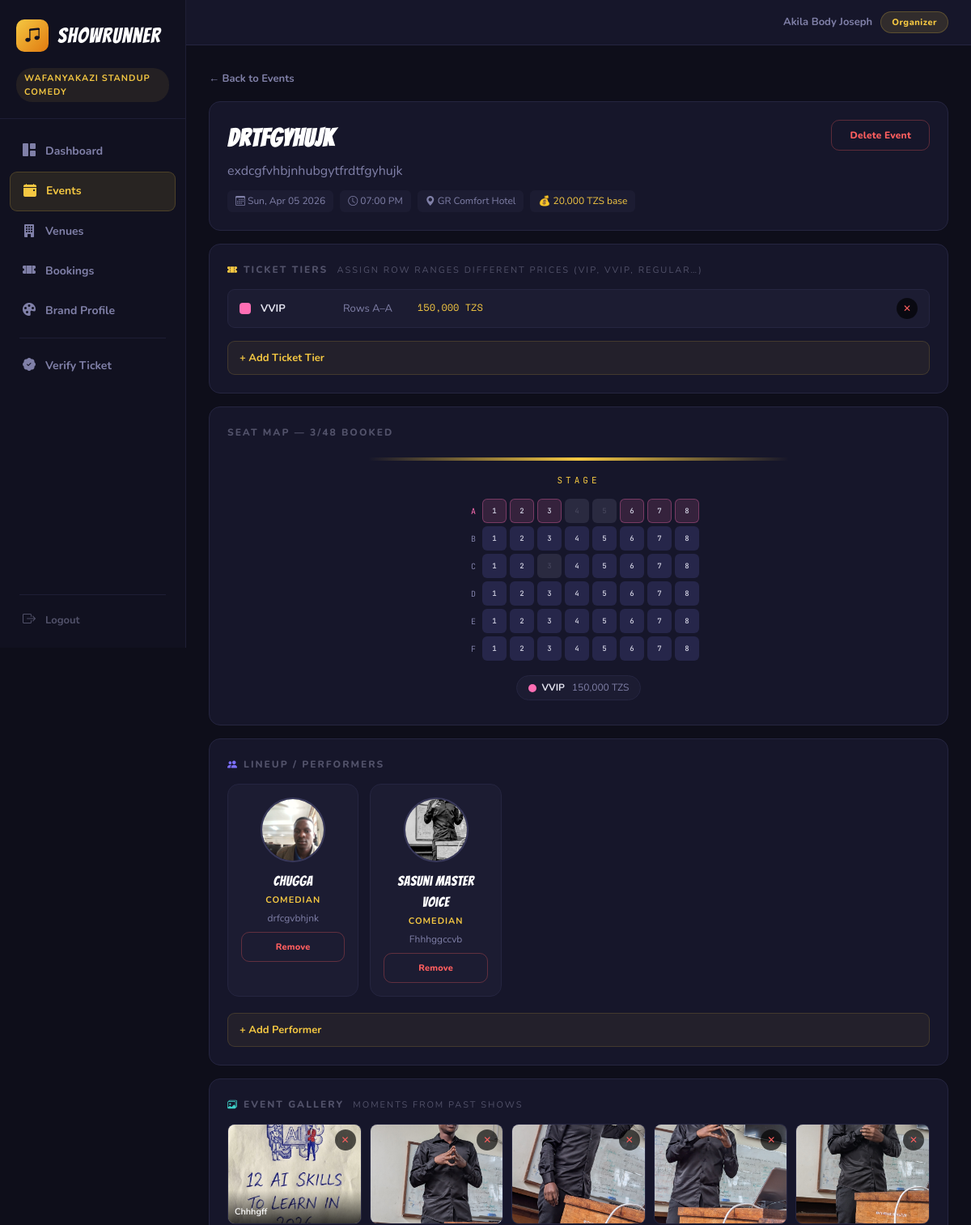
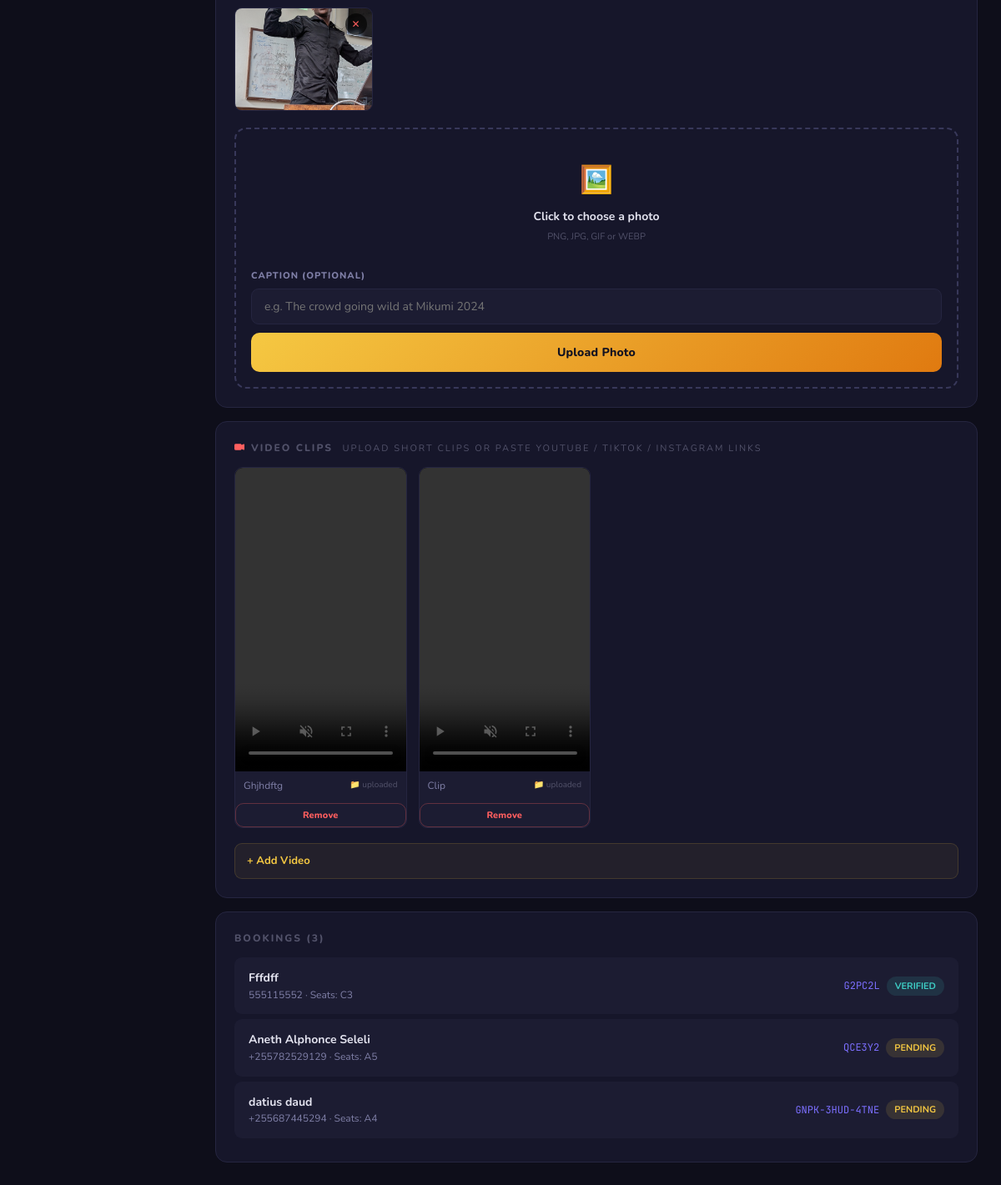
Page /org/events/b051b8575e46 (signed in) on the earlier database version (2 pictures, top to bottom).
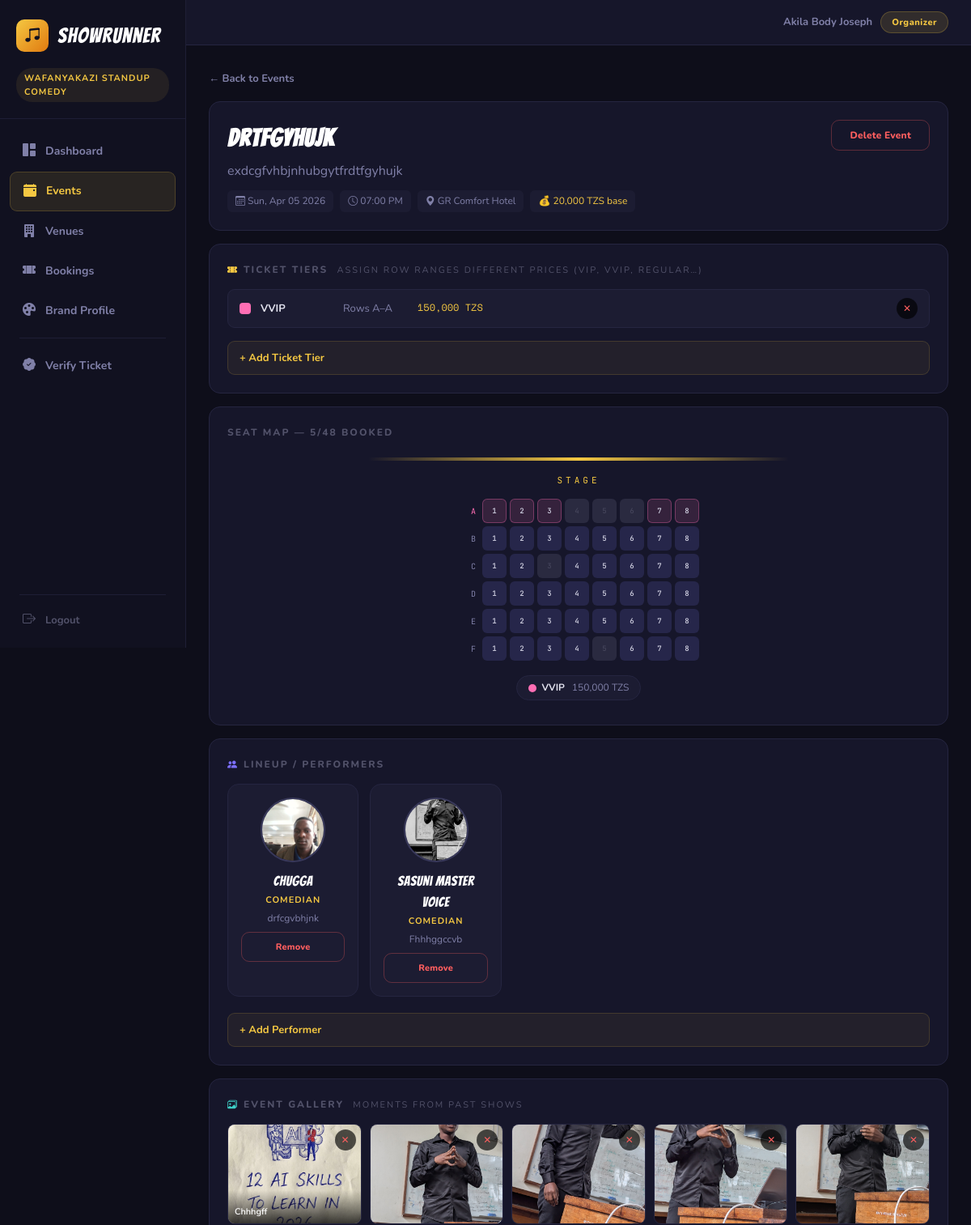
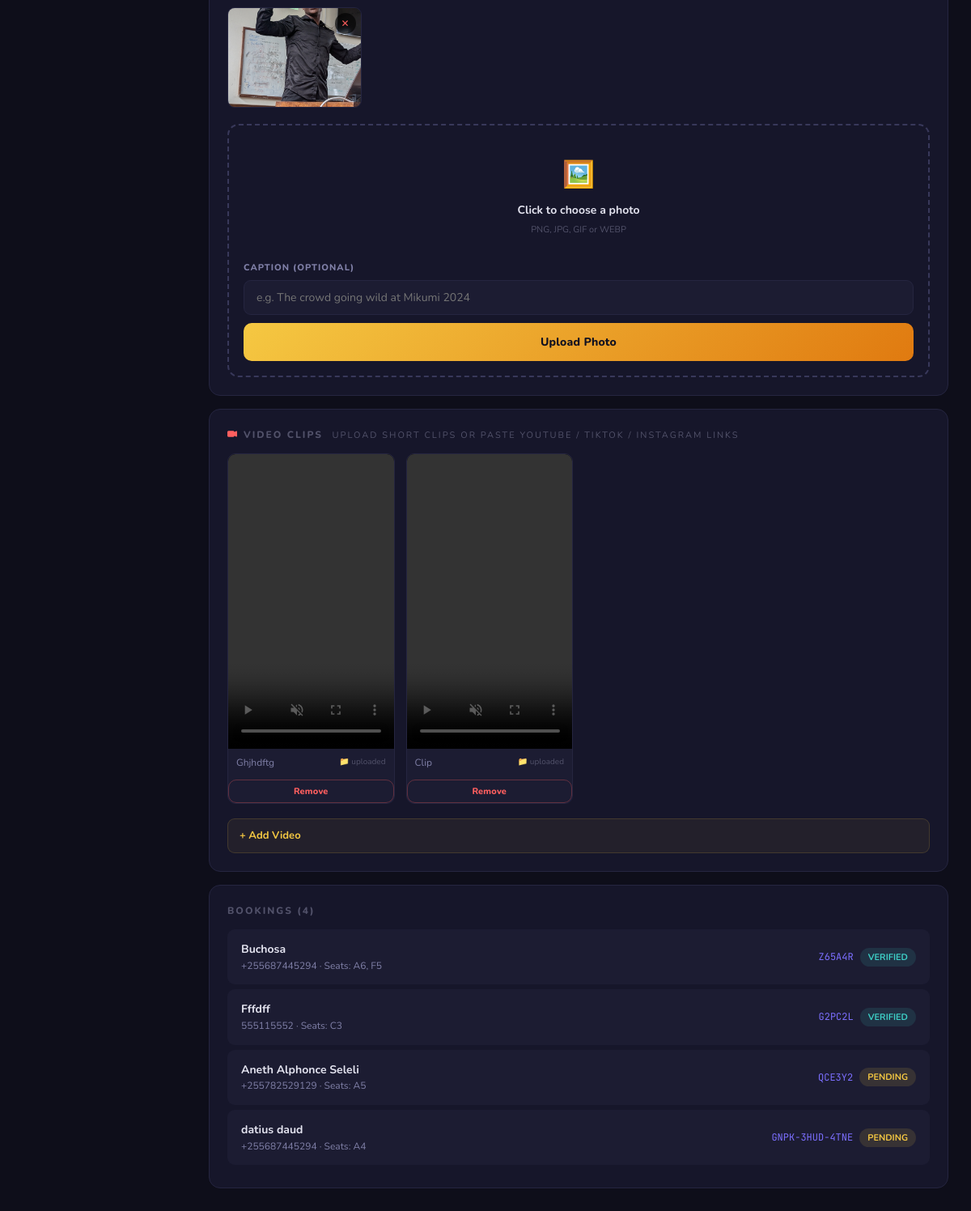
Same page on the later database version (2 pictures, top to bottom).
### tables this page shows
CREATE TABLE seat_tiers (
            id TEXT PRIMARY KEY,
            event_id TEXT NOT NULL,
            name TEXT NOT NULL,
            price REAL NOT NULL,
            color TEXT NOT NULL DEFAULT '#f5c842',
            row_from TEXT NOT NULL,
            row_to TEXT NOT NULL,
            created_at TEXT NOT NULL,
            FOREIGN KEY (event_id) REFERENCES events(id)
        );

CREATE TABLE performers (
            id TEXT PRIMARY KEY,
            event_id TEXT NOT NULL,
            name TEXT NOT NULL,
            role TEXT,
            bio TEXT,
            photo TEXT,
            created_at TEXT NOT NULL,
            FOREIGN KEY (event_id) REFERENCES events(id)
        );

CREATE TABLE event_photos (
            id TEXT PRIMARY KEY,
            event_id TEXT NOT NULL,
            filename TEXT NOT NULL,
            caption TEXT,
            created_at TEXT NOT NULL,
            FOREIGN KEY (event_id) REFERENCES events(id)
        );

CREATE TABLE event_videos (
            id TEXT PRIMARY KEY,
            event_id TEXT NOT NULL,
            filename TEXT,
            embed_url TEXT,
            title TEXT,
            created_at TEXT NOT NULL,
            FOREIGN KEY (event_id) REFERENCES events(id)
        );

CREATE TABLE bookings (
            id TEXT PRIMARY KEY,
            event_id TEXT NOT NULL,
            user_id TEXT,
            code TEXT NOT NULL UNIQUE,
            customer_name TEXT NOT NULL,
            customer_email TEXT,
            customer_phone TEXT NOT NULL,
            seats TEXT NOT NULL,
            total_amount REAL NOT NULL DEFAULT 0,
            status TEXT NOT NULL DEFAULT 'confirmed',
            verified INTEGER NOT NULL DEFAULT 0,
            verified_at TEXT,
            booked_at TEXT NOT NULL,
            FOREIGN KEY (event_id) REFERENCES events(id),
            FOREIGN KEY (user_id) REFERENCES users(id)
        );

### app.py (the view)
@app.route("/org/events/<event_id>")
@require_organizer
def org_event_detail(event_id):
    org_id = session["organizer_id"]
    conn   = get_db()
    event  = conn.execute("""
        SELECT e.*, v.name as venue_name, v.location as venue_location,
               v.rows, v.seats_per_row, v.capacity, v.row_config
        FROM events e LEFT JOIN venues v ON e.venue_id=v.id
        WHERE e.id=? AND e.organizer_id=?
    """, (event_id, org_id)).fetchone()
    if not event:
        conn.close(); flash("Event not found.", "error")
        return redirect(url_for("org_events_list"))
    bookings   = conn.execute("SELECT * FROM bookings WHERE event_id=? ORDER BY booked_at DESC", (event_id,)).fetchall()
    performers = conn.execute("SELECT * FROM performers WHERE event_id=? ORDER BY created_at", (event_id,)).fetchall()
    photos     = conn.execute("SELECT * FROM event_photos WHERE event_id=? ORDER BY created_at DESC", (event_id,)).fetchall()
    videos     = conn.execute("SELECT * FROM event_videos WHERE event_id=? ORDER BY created_at DESC", (event_id,)).fetchall()
    tiers      = [dict(r) for r in conn.execute("SELECT * FROM seat_tiers WHERE event_id=? ORDER BY row_from", (event_id,)).fetchall()]
    venue_row_names = {}
    if event["venue_id"]:
        _v = conn.execute("SELECT row_names FROM venues WHERE id=?", (event["venue_id"],)).fetchone()
        if _v:
            venue_row_names = parse_row_names(_v)
    conn.close()
    booked_seats = get_booked_seats(event_id)
    row_letters  = list(LABELS[:event["rows"]]) if event["rows"] else []
    row_config   = parse_row_config(event)
    return render_template("event_detail.html", event=event, bookings=bookings,
                           booked_seats=booked_seats, performers=performers,
                           photos=photos, videos=videos, tiers=tiers, row_letters=row_letters,
                           row_config=row_config, row_names=venue_row_names)

### app.py (called while the page is built)
def get_db():
    conn = sqlite3.connect(DATABASE)
    conn.row_factory = sqlite3.Row
    conn.execute("PRAGMA foreign_keys = ON")
    return conn

def require_organizer(f):
    @wraps(f)
    def decorated(*args, **kwargs):
        if not session.get("organizer_id"):
            flash("Please log in as an organizer.", "error")
            return redirect(url_for("org_login"))
        return f(*args, **kwargs)
    return decorated

@app.context_processor
def inject_session_info():
    organizer_id = session.get("organizer_id")
    user_id      = session.get("user_id")
    organizer    = None
    user         = None
    if organizer_id:
        conn = get_db()
        organizer = conn.execute("SELECT * FROM organizers WHERE id = ?", (organizer_id,)).fetchone()
        conn.close()
    if user_id:
        conn = get_db()
        user = conn.execute("SELECT * FROM users WHERE id = ?", (user_id,)).fetchone()
        conn.close()
    return {"current_organizer": organizer, "current_user": user}

def parse_row_names(venue):
    try:
        if venue["row_names"]:
            return json.loads(venue["row_names"])
    except Exception:
        pass
    return {}

### templates/event_detail.html (shortened to what the changed rows need)
{% extends "base.html" %}
{% block content %}
<div class="card">
    <div class="detail-header">
        <div>
            <h2 style="font-family:var(--font-display);font-size:30px;letter-spacing:1px;color:#fff">{{ event.title }}</h2>
        </div>
    </div>
</div>
<div class="card">
    {% if tiers %}
    <div class="tiers-table">
        {% for t in tiers %}
        <div class="tier-row">
            <span class="tier-swatch" style="background:{{ t.color }}"></span>
            <span class="tier-row-name">{{ t.name }}</span>
            <span class="tier-row-rows">Rows {{ t.row_from }}–{{ t.row_to }}</span>
            <span class="tier-row-price">{{ "{:,.0f}".format(t.price) }} TZS</span>
            <form method="POST" action="{{ url_for('org_delete_tier', event_id=event.id, tier_id=t.id) }}"
                  onsubmit="return confirm('Remove this tier?')" style="margin-left:auto">
                <button class="photo-delete-btn" type="submit" title="Remove tier">✕</button>
            </form>
        </div>
        {% endfor %}
    </div>
    {% else %}
    <p style="font-size:13px;color:var(--text-muted);margin-bottom:14px">
        No tiers yet. Without tiers all seats cost the base price above.
    </p>
    {% endif %}
                    {% set presets = [('#ff6eb4','VVIP pink'),('#7c6fff','VIP purple'),('#3ecfc6','Platinum teal'),('#f5c842','Sofa gold'),('#8fe0b8','Regular green'),('#ff9f43','Bronze orange')] %}
</div>
<div class="card">
    <p class="section-title">Seat Map — {{ booked_seats|length }}/{{ event.capacity }} booked</p>
    <div class="seat-map-container" id="seat-map"></div>
</div>
<div class="card">
    {% if performers %}
    <div class="performers-grid">
        {% for p in performers %}
        <div class="performer-card">
            {% if p.photo %}
            <img src="{{ url_for('static', filename=p.photo) }}" alt="{{ p.name }}" class="performer-photo">
            {% else %}
            <div class="performer-photo performer-photo-placeholder">
                <i class="bi bi-mic-fill" style="font-size:28px;color:var(--accent-gold)"></i>
            </div>
            {% endif %}
            <div class="performer-info">
                <p class="performer-name">{{ p.name }}</p>
                {% if p.role %}<p class="performer-role">{{ p.role }}</p>{% endif %}
                {% if p.bio  %}<p class="performer-bio">{{ p.bio }}</p>{% endif %}
            </div>
            <form method="POST" action="{{ url_for('org_delete_performer', event_id=event.id, performer_id=p.id) }}"
                  onsubmit="return confirm('Remove {{ p.name }}?')" style="margin-top:8px">
                <button class="btn btn-danger" style="width:100%;justify-content:center;font-size:11px">Remove</button>
            </form>
        </div>
        {% endfor %}
    </div>
    {% endif %}
</div>
<div class="card">
    {% if photos %}
    <div class="photo-grid">
        {% for p in photos %}
        <div class="photo-item">
            <img src="{{ url_for('static', filename=p.filename) }}" alt="{{ p.caption or event.title }}">
            {% if p.caption %}<p class="photo-caption">{{ p.caption }}</p>{% endif %}
            <form method="POST" action="{{ url_for('org_delete_event_photo', event_id=event.id, photo_id=p.id) }}"
                  class="photo-delete-form" onsubmit="return confirm('Remove this photo?')">
                <button class="photo-delete-btn">✕</button>
            </form>
        </div>
        {% endfor %}
    </div>
    {% else %}
    <div class="empty-state" style="margin-bottom:16px">No gallery photos yet.</div>
    {% endif %}
</div>
<div class="card">
    {% if videos %}
    <div class="org-video-grid">
        {% for v in videos %}
        <div class="org-video-item">
            {% if v.filename %}
            <video src="{{ url_for('static', filename=v.filename) }}"
                   controls muted playsinline preload="metadata"
                   class="org-video-player"></video>
            {% else %}
            <div class="org-video-embed-wrap">
                <iframe src="{{ v.embed_url }}" frameborder="0" allowfullscreen
                        allow="accelerometer; autoplay; clipboard-write; encrypted-media; gyroscope; picture-in-picture"
                        class="org-video-iframe"></iframe>
            </div>
            {% endif %}
            <div class="org-video-meta">
                <span class="org-video-title">{{ v.title or ('Clip' if v.filename else 'Linked video') }}</span>
                <span class="org-video-type">{{ '📁 uploaded' if v.filename else '🔗 linked' }}</span>
            </div>
            <form method="POST" action="{{ url_for('org_delete_event_video', event_id=event.id, video_id=v.id) }}"
                  onsubmit="return confirm('Remove this video?')" style="margin-top:6px">
                <button class="btn btn-danger" style="width:100%;font-size:11px;justify-content:center;padding:6px">Remove</button>
            </form>
        </div>
        {% endfor %}
    </div>
    {% else %}
    <div class="empty-state" style="margin-bottom:16px">No clips yet. Add a highlight reel to hype your next show!</div>
    {% endif %}
</div>
<div class="card">
    <p class="section-title">Bookings ({{ bookings|length }})</p>
    {% if bookings %}
    <div>
        {% for b in bookings %}
        <a href="{{ url_for('view_ticket', booking_id=b.id) }}" class="booking-row booking-row-clickable">
            <div>
                <p class="booking-name">{{ b.customer_name }}</p>
                <p class="booking-detail">{{ b.customer_phone }} · Seats: {{ b.seats }}</p>
            </div>
            <div style="display:flex;align-items:center;gap:8px">
                <span class="booking-code">{{ b.code }}</span>
                <span class="badge {% if b.verified %}badge-verified{% else %}badge-pending{% endif %}">
                    {% if b.verified %}VERIFIED{% else %}PENDING{% endif %}
                </span>
            </div>
        </a>
        {% endfor %}
    </div>
    {% else %}
    <p style="color:var(--text-muted);font-size:13px;text-align:center;padding:16px">No bookings yet.</p>
    {% endif %}
</div>
{% endblock %}

Differences in the rows shown:
added bookings: customer_name "Buchosa", customer_phone "+255687445294", seats "A6, F5", code "Z65A4R", verified "VERIFIED"
Other differences:
{{ booked_seats|length }}: "3" → "5"
{{ bookings|length }}: "3" → "4"
